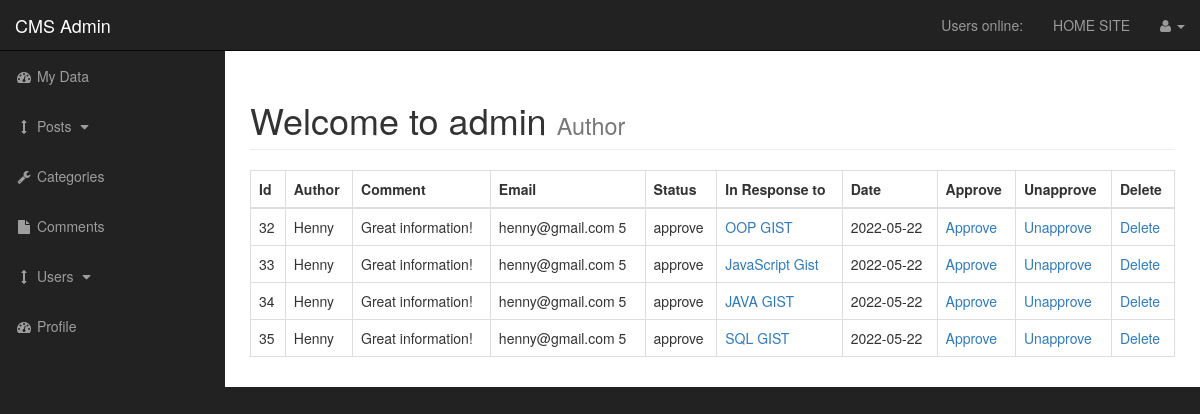
Page /admin/comments.php on the committed database.
### tables this page shows
CREATE TABLE `comments` (
  `comment_id` int(3) NOT NULL,
  `comment_post_id` int(3) NOT NULL,
  `comment_author` varchar(255) NOT NULL,
  `comment_email` varchar(255) NOT NULL,
  `comment_content` text NOT NULL,
  `comment_status` varchar(255) NOT NULL,
  `comment_date` date NOT NULL
);

CREATE TABLE `posts` (
  `post_id` int(3) NOT NULL,
  `post_category_id` int(3) NOT NULL,
  `user_id` int(11) NOT NULL,
  `post_title` varchar(255) NOT NULL,
  `post_author` varchar(255) NOT NULL,
  `post_user` varchar(255) NOT NULL,
  `post_date` date NOT NULL,
  `post_image` text NOT NULL,
  `post_content` text NOT NULL,
  `post_tags` varchar(255) NOT NULL,
  `post_comment_count` int(11) NOT NULL,
  `post_status` varchar(255) NOT NULL DEFAULT 'draft',
  `post_views_count` int(11) NOT NULL,
  `likes` int(11) NOT NULL
);

### admin/includes/view_all_comments.php (the view, shortened to what this page needs)
<table class="table table-bordered table-hover">
    <thead>
        <tr>
            <th>Id</th>
            <th>Author</th>
            <th>Comment</th>
            <th>Email</th>
            <th>Status</th>
            <th>In Response to</th>
            <th>Date</th>
            <th>Approve</th>
            <th>Unapprove</th>
            <th>Delete</th>
        </tr>
    </thead>
    <tbody>
        <?php
            $query = "SELECT * FROM comments";
            $select_comments = mysqli_query($connection, $query);
            while($row = mysqli_fetch_assoc($select_comments)) {
                $comment_id = $row['comment_id'];
                $comment_post_id = $row['comment_post_id'];
                $comment_author = $row['comment_author'];
                $comment_email = $row['comment_email'];
                $comment_content = $row['comment_content'];
                $comment_status = $row['comment_status'];
                $comment_date = $row['comment_date'];
                echo "<tr>";
                echo "<td>{$comment_id}</td>";
                echo "<td>{$comment_author}</td>";
                echo "<td>{$comment_content}</td>";
                echo "<td>{$comment_email} 5</td>";
                echo "<td>{$comment_status}</td>";
                $query = "SELECT * FROM posts WHERE post_id = $comment_post_id ";
                $select_post_id_query = mysqli_query($connection, $query);
                while($row = mysqli_fetch_assoc($select_post_id_query)) {
                    $post_id = $row['post_id'];
                    $post_title = $row['post_title'];
                    echo "<td><a href='../post.php?p_id=$post_id'>{$post_title}</a></td>";
                }
                echo "<td>{$comment_date}</td>";
                echo "<td><a href='comments.php?approve={$comment_id}'>Approve</a></td>";
                echo "<td><a href='comments.php?unapprove={$comment_id}'>Unapprove</a></td>";
                echo "<td><a href='comments.php?delete={$comment_id}'>Delete</a></td>";
                echo "</tr>";
            }
        ?>
    </tbody>
</table>

### admin/css/sb-admin.css (style rules this page uses)
body { margin-top: 100px; background-color: #222; }
@media (min-width: 768px) { body { margin-top: 50px; } }

### rows in the picture
comments: comment_id "32", comment_author "Henny", comment_content "Great information!", comment_email "henny@gmail.com", comment_status "approve", comment_date "2022-05-22"
posts: post_title "OOP GIST"
comments: comment_id "33", comment_author "Henny", comment_content "Great information!", comment_email "henny@gmail.com", comment_status "approve", comment_date "2022-05-22"
posts: post_title "JavaScript Gist"
comments: comment_id "34", comment_author "Henny", comment_content "Great information!", comment_email "henny@gmail.com", comment_status "approve", comment_date "2022-05-22"
posts: post_title "JAVA GIST"
comments: comment_id "35", comment_author "Henny", comment_content "Great information!", comment_email "henny@gmail.com", comment_status "approve", comment_date "2022-05-22"
posts: post_title "SQL GIST"
